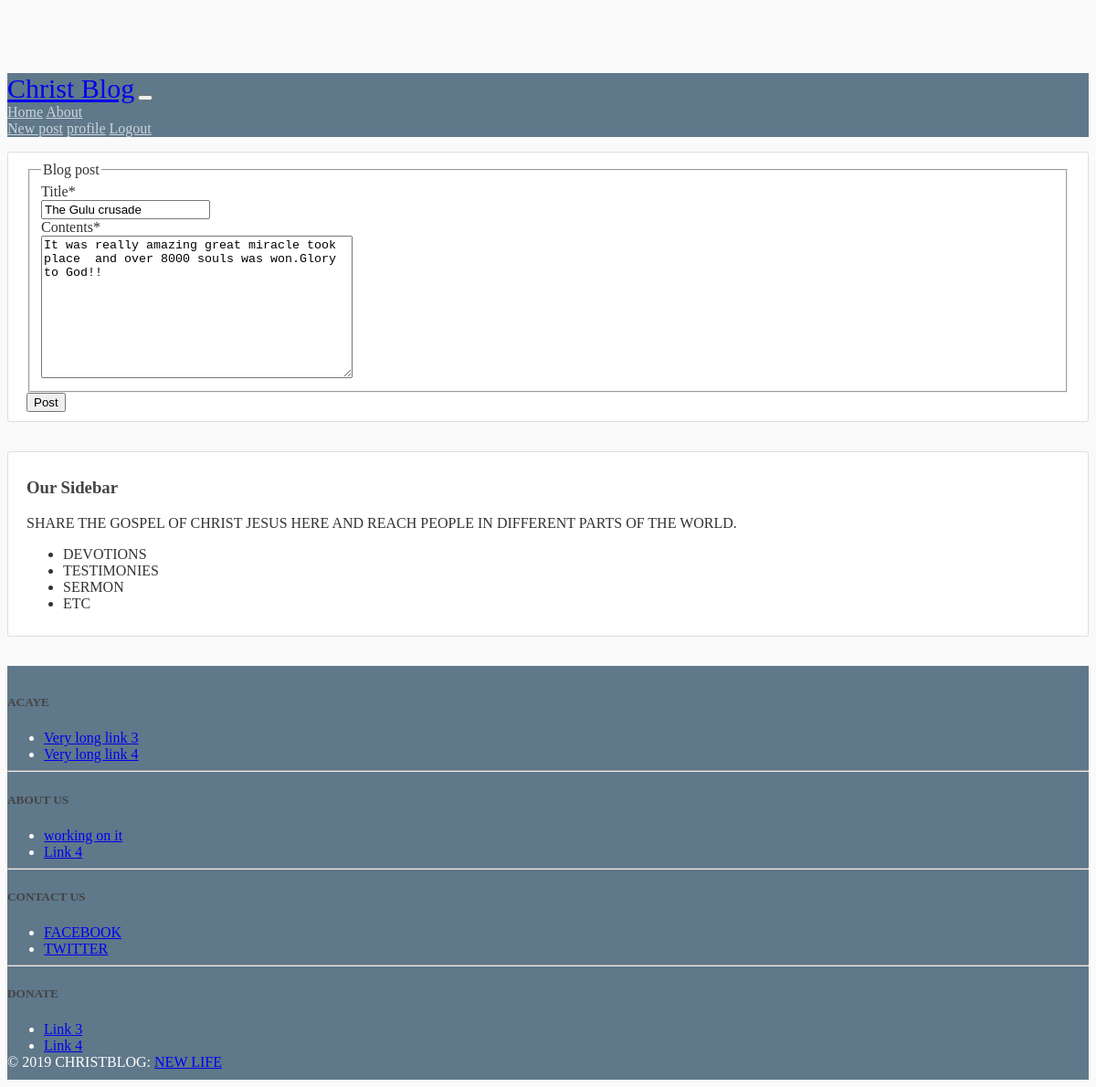
The app's page /post/12/Update/ (signed in) with its own data.
### blog/models.py (models this page shows, shortened)
class post(models.Model):
    Title = models.CharField(max_length=100)
    Contents = models.TextField()
    Date_posted = models.DateTimeField(default = timezone.now)
    Author = models.ForeignKey(User,on_delete=models.CASCADE)

### blog/views.py (the view, shortened to what this page needs)
# urls.py: path('post/<int:pk>/Update/', PostUpdateView.as_view(), name ="post-Update"),
class PostUpdateView(LoginRequiredMixin,UserPassesTestMixin,UpdateView):
    model = post
    fields = ['Title','Contents']
    def test_func(self):
        post = self.get_object()
        if self.request.user == post.Author:
            return True
            return False

### blog/templates/blog/post_form.html (shortened to what this page needs)
{% extends "blog/base.html" %}
{% load crispy_forms_tags %}
{% block content %}
   <div class='content-section'>
        <form method="POST">
          <fieldset class='form-group'>
             <legend class="border_bottom mb-4">Blog post</legend>
             {{ form|crispy }}
        </fieldset>
        <div class="form-group">
           <button class="btn btn-outline-info"type = "submit">Post</button>
        </div>
        </form>
   </div>
{% endblock content %}

### blog/static/blog/main.css (style rules this page uses)
body { background: #fafafa; color: #333333; margin-top:5rem; }
.content-section { background:#ffffff; padding: 10px 20px; border: 1px solid #dddddd; border-radius: 3px; margin-top:1rem; margin-bottom:2rem; }

### records on screen
post: Title "The Gulu crusade", Contents "It was really amazing great miracle took place and over 8000 souls was won.Glory to God!!"
